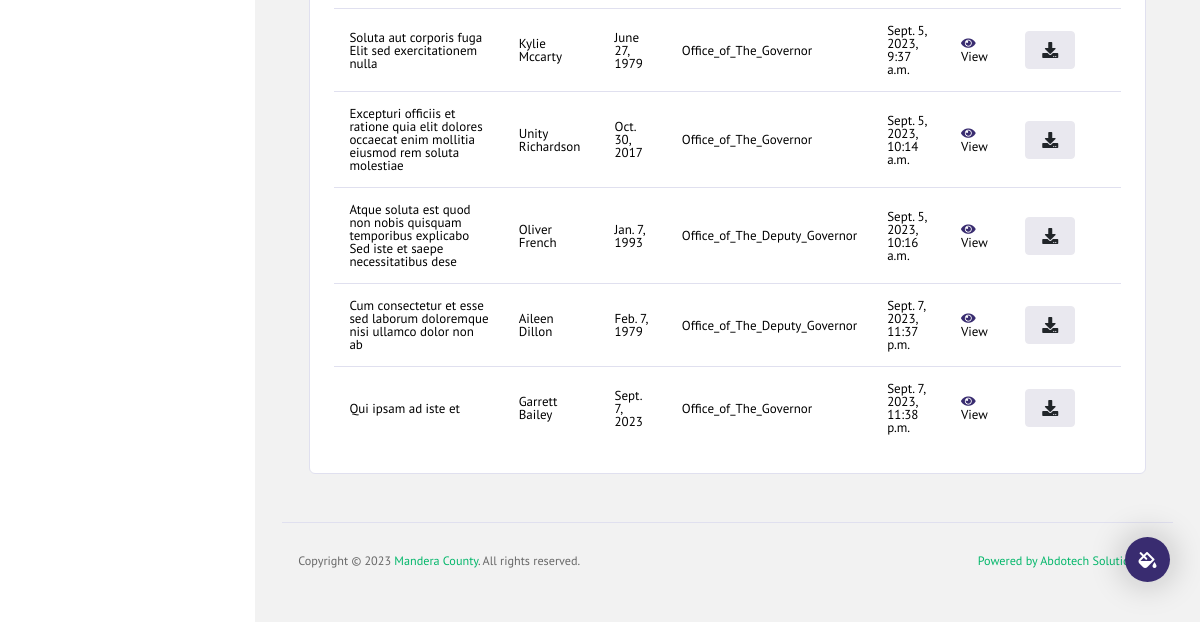
The page /sent (lower part) on the database as committed earlier.
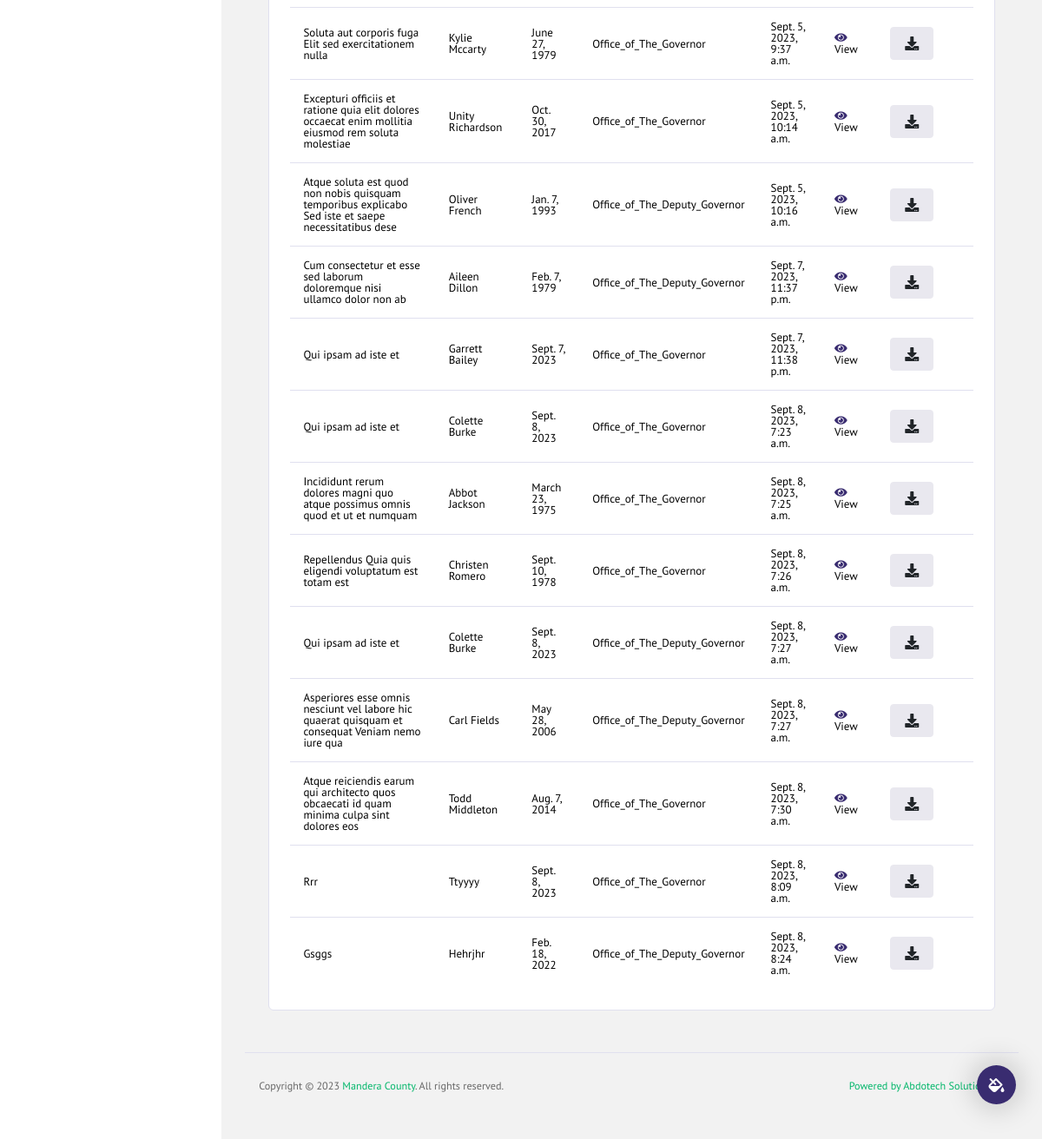
The same page on the database as committed later.
### fms/models.py (models this page shows, shortened)
class Sent(models.Model):
    OFFICE_FROM = (
        ('Office_of_The_Governor', 'Office of The Governor'),
        ('Office_of_The_Deputy_Governor', 'Office of The Deputy Governor')
    )
    Government = (
        ('National', 'National'),
        ('County', 'County'),
        ('Other', 'Other')
    )
    County = (
        ('Mandera_County', 'Mandera County'),
        ('Wajir_County', 'Wajir County'),
        ('Garissa_County', 'Garissa County')
    )
    subject=models.CharField(max_length=100)
    file_name = models.CharField(max_length=100)
    sent_to=models.CharField(choices=Government,max_length=150)
    institution = models.CharField(max_length=100)
    date_sent = models.DateField()
    office_from= models.CharField(choices=OFFICE_FROM, max_length=200)
    date_created = models.DateTimeField(auto_now_add=True)
    file = models.FileField(upload_to='files/', validators=[FileExtensionValidator(['pdf', 'docx', 'doc', 'xls', 'xlsx', 'ppt', 'pptx'])])
    remarks = models.TextField(max_length=100,null=True,blank=True)
    class Meta:
        verbose_name = 'Sent'
        verbose_name_plural = 'Sent'

### fms/views.py (the view)
# urls.py: path('sent',views.SentListView.as_view(),name='sent'),
class SentListView(ListView):
    template_name = 'fms/outgoing/sent.html'
    model = Sent
    context_object_name = 'sent'
    def get_queryset(self):
         return Sent.objects.all()

### templates/fms/outgoing/sent.html (shortened to what this page needs)
{% extends 'fms/base2.html' %}
{% load static%}
{% block content %}
<div class="content-wrapper">
    <div class="page-header">
        <div class="card">
          <div class="card-body">
            <br><br>
            <div class="row">
              <div class="col-12">
                <div class="table-responsive">
                  <table id="order-listing" class="table">
                    <tbody>
                      {% for sent in object_list%}
                      <tr>
                          <td>{{sent.subject}}</td>
                          <td>{{sent.file_name}}</td>
                          <td>{{sent.date_sent}}</td>
                          <td>{{sent.office_from}}</td>
                          <td>{{sent.date_created}}</td>
                          <td>
                            <i class="fa fa-eye text-primary"></i>View
                          </td>
                          <td>
                          <a href="{% url 'sent_download_file' sent.id %}"> <button class="btn waves-effect waves-light btn-light"><i class="fas fa-download"></i></button></a>
                            </td>
                            <td></td>
                       </tr>
                      {% endfor%}
                    </tbody>
                  </table>
                </div>
              </div>
            </div>
          </div>
        </div>
  </div>
{% endblock %}

Rows that differ between the two databases and show on the page:
added Sent: subject "Qui ipsam ad iste et", file_name "Colette Burke", date_sent "Sept. 8, 2023", office_from "Office_of_The_Governor", date_created "Sept. 8, 2023, 7:23 a.m."
added Sent: subject "Incididunt rerum dolores magni quo atque possimus omnis quod et ut et numquam", file_name "Abbot Jackson", date_sent "March 23, 1975", office_from "Office_of_The_Governor", date_created "Sept. 8, 2023, 7:25 a.m."
added Sent: subject "Repellendus Quia quis eligendi voluptatum est totam est", file_name "Christen Romero", date_sent "Sept. 10, 1978", office_from "Office_of_The_Governor", date_created "Sept. 8, 2023, 7:26 a.m."
added Sent: subject "Qui ipsam ad iste et", file_name "Colette Burke", date_sent "Sept. 8, 2023", office_from "Office_of_The_Deputy_Governor", date_created "Sept. 8, 2023, 7:27 a.m."
added Sent: subject "Asperiores esse omnis nesciunt vel labore hic quaerat quisquam et consequat Veniam nemo iure qua", file_name "Carl Fields", date_sent "May 28, 2006", office_from "Office_of_The_Deputy_Governor", date_created "Sept. 8, 2023, 7:27 a.m."
added Sent: subject "Atque reiciendis earum qui architecto quos obcaecati id quam minima culpa sint dolores eos", file_name "Todd Middleton", date_sent "Aug. 7, 2014", office_from "Office_of_The_Governor", date_created "Sept. 8, 2023, 7:30 a.m."
added Sent: subject "Rrr", file_name "Ttyyyy", date_sent "Sept. 8, 2023", office_from "Office_of_The_Governor", date_created "Sept. 8, 2023, 8:09 a.m."
added Sent: subject "Gsggs", file_name "Hehrjhr", date_sent "Feb. 18, 2022", office_from "Office_of_The_Deputy_Governor", date_created "Sept. 8, 2023, 8:24 a.m."
